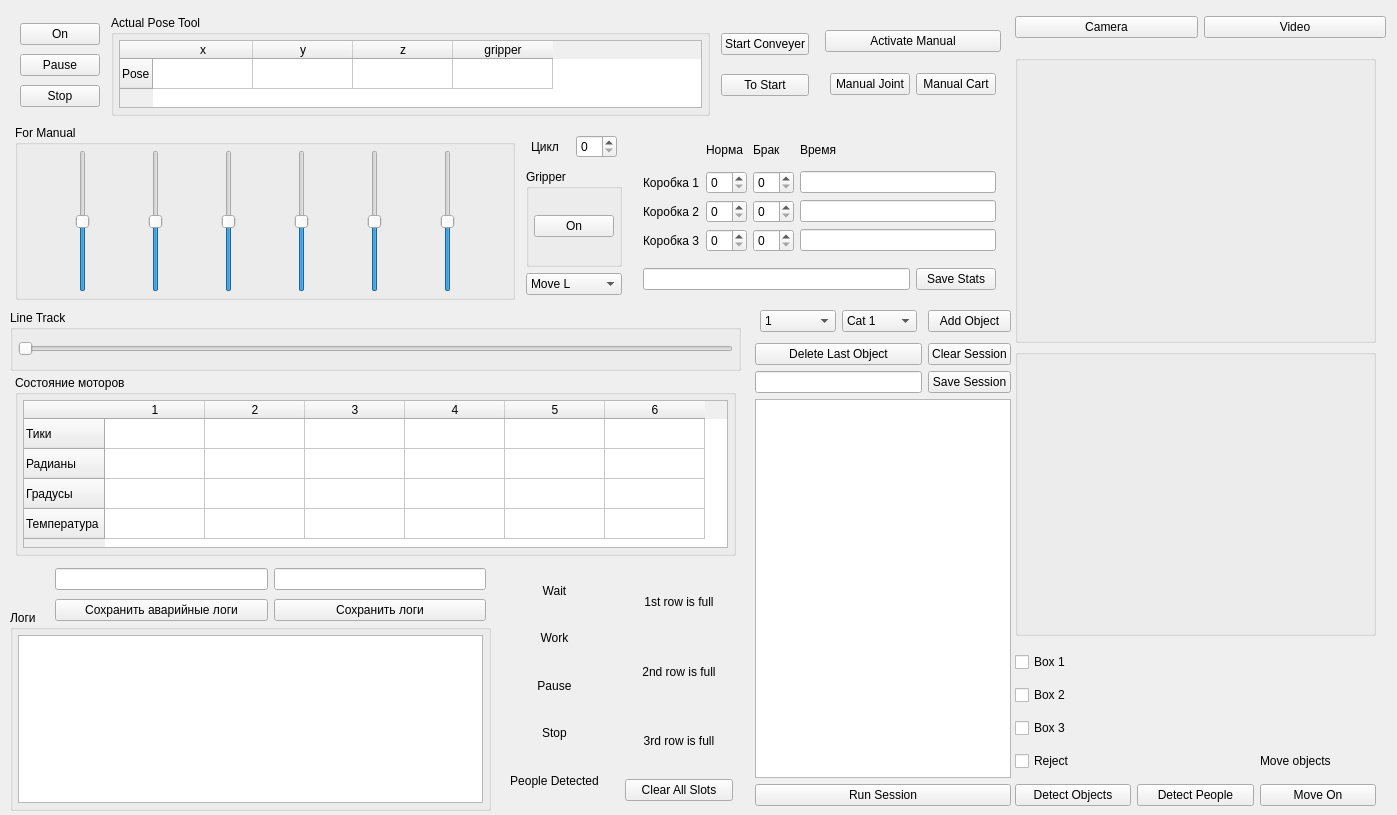
<?xml version="1.0" encoding="UTF-8"?>
<ui version="4.0">
 <class>MainWindow</class>
 <widget class="QMainWindow" name="MainWindow">
  <property name="geometry">
   <rect>
    <x>0</x>
    <y>0</y>
    <width>1397</width>
    <height>815</height>
   </rect>
  </property>
  <property name="windowTitle">
   <string>MainWindow</string>
  </property>
  <widget class="QWidget" name="centralwidget">
   <widget class="QWidget" name="horizontalLayoutWidget">
    <property name="geometry">
     <rect>
      <x>10</x>
      <y>10</y>
      <width>1001</width>
      <height>111</height>
     </rect>
    </property>
    <layout class="QHBoxLayout" name="horizontalLayout">
     <property name="leftMargin">
      <number>5</number>
     </property>
     <property name="topMargin">
      <number>5</number>
     </property>
     <property name="rightMargin">
      <number>5</number>
     </property>
     <property name="bottomMargin">
      <number>5</number>
     </property>
     <item>
      <layout class="QVBoxLayout" name="verticalLayout">
       <property name="leftMargin">
        <number>5</number>
       </property>
       <property name="topMargin">
        <number>5</number>
       </property>
       <property name="rightMargin">
        <number>5</number>
       </property>
       <property name="bottomMargin">
        <number>5</number>
       </property>
       <item>
        <widget class="QPushButton" name="btnOnOff">
         <property name="text">
          <string>On</string>
         </property>
        </widget>
       </item>
       <item>
        <widget class="QPushButton" name="btnPause">
         <property name="text">
          <string>Pause</string>
         </property>
        </widget>
       </item>
       <item>
        <widget class="QPushButton" name="btnStop">
         <property name="text">
          <string>Stop</string>
         </property>
        </widget>
       </item>
      </layout>
     </item>
     <item>
      <widget class="QGroupBox" name="verticalGroupBox_4">
       <property name="title">
        <string>Actual Pose Tool</string>
       </property>
       <layout class="QVBoxLayout" name="verticalLayout_4">
        <property name="leftMargin">
         <number>5</number>
        </property>
        <property name="topMargin">
         <number>5</number>
        </property>
        <property name="rightMargin">
         <number>5</number>
        </property>
        <property name="bottomMargin">
         <number>5</number>
        </property>
        <item>
         <widget class="QTableWidget" name="tableWidget">
          <row>
           <property name="text">
            <string>Pose</string>
           </property>
          </row>
          <column>
           <property name="text">
            <string>x</string>
           </property>
          </column>
          <column>
           <property name="text">
            <string>y</string>
           </property>
          </column>
          <column>
           <property name="text">
            <string>z</string>
           </property>
          </column>
          <column>
           <property name="text">
            <string>gripper</string>
           </property>
          </column>
         </widget>
        </item>
       </layout>
      </widget>
     </item>
     <item>
      <layout class="QVBoxLayout" name="verticalLayout_2">
       <property name="leftMargin">
        <number>5</number>
       </property>
       <property name="topMargin">
        <number>5</number>
       </property>
       <property name="rightMargin">
        <number>5</number>
       </property>
       <property name="bottomMargin">
        <number>5</number>
       </property>
       <item>
        <widget class="QPushButton" name="btnStartConveyer">
         <property name="text">
          <string>Start Conveyer</string>
         </property>
        </widget>
       </item>
       <item>
        <widget class="QPushButton" name="btnToStart">
         <property name="text">
          <string>To Start</string>
         </property>
        </widget>
       </item>
      </layout>
     </item>
     <item>
      <layout class="QVBoxLayout" name="verticalLayout_3">
       <property name="leftMargin">
        <number>5</number>
       </property>
       <property name="topMargin">
        <number>5</number>
       </property>
       <property name="rightMargin">
        <number>5</number>
       </property>
       <property name="bottomMargin">
        <number>5</number>
       </property>
       <item>
        <widget class="QPushButton" name="btnManualJoint_2">
         <property name="text">
          <string>Activate Manual</string>
         </property>
        </widget>
       </item>
       <item>
        <layout class="QHBoxLayout" name="horizontalLayout_8">
         <property name="leftMargin">
          <number>5</number>
         </property>
         <property name="topMargin">
          <number>5</number>
         </property>
         <property name="rightMargin">
          <number>5</number>
         </property>
         <property name="bottomMargin">
          <number>5</number>
         </property>
         <item>
          <widget class="QPushButton" name="btnManualJoint">
           <property name="text">
            <string>Manual Joint</string>
           </property>
          </widget>
         </item>
         <item>
          <widget class="QPushButton" name="btnManualCart">
           <property name="text">
            <string>Manual Cart</string>
           </property>
          </widget>
         </item>
        </layout>
       </item>
      </layout>
     </item>
    </layout>
   </widget>
   <widget class="QWidget" name="horizontalLayoutWidget_2">
    <property name="geometry">
     <rect>
      <x>10</x>
      <y>120</y>
      <width>1001</width>
      <height>185</height>
     </rect>
    </property>
    <layout class="QHBoxLayout" name="horizontalLayout_3">
     <property name="leftMargin">
      <number>5</number>
     </property>
     <property name="topMargin">
      <number>5</number>
     </property>
     <property name="rightMargin">
      <number>5</number>
     </property>
     <property name="bottomMargin">
      <number>5</number>
     </property>
     <item>
      <widget class="QGroupBox" name="horizontalGroupBox_2">
       <property name="minimumSize">
        <size>
         <width>500</width>
         <height>0</height>
        </size>
       </property>
       <property name="title">
        <string>For Manual</string>
       </property>
       <layout class="QHBoxLayout" name="horizontalLayout_2">
        <property name="leftMargin">
         <number>5</number>
        </property>
        <property name="topMargin">
         <number>5</number>
        </property>
        <property name="rightMargin">
         <number>5</number>
        </property>
        <property name="bottomMargin">
         <number>5</number>
        </property>
        <item>
         <widget class="QSlider" name="sldCartX">
          <property name="minimum">
           <number>-50</number>
          </property>
          <property name="maximum">
           <number>50</number>
          </property>
          <property name="orientation">
           <enum>Qt::Vertical</enum>
          </property>
         </widget>
        </item>
        <item>
         <widget class="QSlider" name="sldCartY">
          <property name="minimum">
           <number>-50</number>
          </property>
          <property name="maximum">
           <number>50</number>
          </property>
          <property name="orientation">
           <enum>Qt::Vertical</enum>
          </property>
         </widget>
        </item>
        <item>
         <widget class="QSlider" name="sldCartZ">
          <property name="minimum">
           <number>-50</number>
          </property>
          <property name="maximum">
           <number>50</number>
          </property>
          <property name="orientation">
           <enum>Qt::Vertical</enum>
          </property>
         </widget>
        </item>
        <item>
         <widget class="QSlider" name="sldJointX">
          <property name="minimum">
           <number>-50</number>
          </property>
          <property name="maximum">
           <number>50</number>
          </property>
          <property name="orientation">
           <enum>Qt::Vertical</enum>
          </property>
         </widget>
        </item>
        <item>
         <widget class="QSlider" name="sldJointY">
          <property name="minimum">
           <number>-50</number>
          </property>
          <property name="maximum">
           <number>50</number>
          </property>
          <property name="orientation">
           <enum>Qt::Vertical</enum>
          </property>
         </widget>
        </item>
        <item>
         <widget class="QSlider" name="sldJointZ">
          <property name="minimum">
           <number>-50</number>
          </property>
          <property name="maximum">
           <number>50</number>
          </property>
          <property name="orientation">
           <enum>Qt::Vertical</enum>
          </property>
         </widget>
        </item>
       </layout>
      </widget>
     </item>
     <item>
      <layout class="QVBoxLayout" name="verticalLayout_5">
       <property name="leftMargin">
        <number>5</number>
       </property>
       <property name="topMargin">
        <number>5</number>
       </property>
       <property name="rightMargin">
        <number>5</number>
       </property>
       <property name="bottomMargin">
        <number>5</number>
       </property>
       <item>
        <layout class="QHBoxLayout" name="horizontalLayout_4">
         <property name="leftMargin">
          <number>5</number>
         </property>
         <property name="topMargin">
          <number>5</number>
         </property>
         <property name="rightMargin">
          <number>5</number>
         </property>
         <property name="bottomMargin">
          <number>5</number>
         </property>
         <item>
          <widget class="QLabel" name="label">
           <property name="text">
            <string>Цикл</string>
           </property>
          </widget>
         </item>
         <item>
          <widget class="QSpinBox" name="sbCycle"/>
         </item>
        </layout>
       </item>
       <item>
        <widget class="QGroupBox" name="verticalGroupBox_5">
         <property name="title">
          <string>Gripper</string>
         </property>
         <layout class="QVBoxLayout" name="verticalLayout_6">
          <property name="leftMargin">
           <number>5</number>
          </property>
          <property name="topMargin">
           <number>5</number>
          </property>
          <property name="rightMargin">
           <number>5</number>
          </property>
          <property name="bottomMargin">
           <number>5</number>
          </property>
          <item>
           <widget class="QPushButton" name="btnGripperOn">
            <property name="text">
             <string>On</string>
            </property>
           </widget>
          </item>
         </layout>
        </widget>
       </item>
       <item>
        <widget class="QComboBox" name="comboBox">
         <item>
          <property name="text">
           <string>Move L</string>
          </property>
         </item>
         <item>
          <property name="text">
           <string>Move J</string>
          </property>
         </item>
         <item>
          <property name="text">
           <string>Move C</string>
          </property>
         </item>
        </widget>
       </item>
      </layout>
     </item>
     <item>
      <layout class="QVBoxLayout" name="verticalLayout_7">
       <property name="leftMargin">
        <number>5</number>
       </property>
       <property name="topMargin">
        <number>5</number>
       </property>
       <property name="rightMargin">
        <number>5</number>
       </property>
       <property name="bottomMargin">
        <number>5</number>
       </property>
       <item>
        <layout class="QGridLayout" name="gridLayout">
         <property name="leftMargin">
          <number>5</number>
         </property>
         <property name="topMargin">
          <number>5</number>
         </property>
         <property name="rightMargin">
          <number>5</number>
         </property>
         <property name="bottomMargin">
          <number>5</number>
         </property>
         <item row="2" column="1">
          <widget class="QSpinBox" name="sbB12"/>
         </item>
         <item row="1" column="3">
          <widget class="QLineEdit" name="leTime1"/>
         </item>
         <item row="1" column="0">
          <widget class="QLabel" name="label_2">
           <property name="text">
            <string>Коробка 1</string>
           </property>
          </widget>
         </item>
         <item row="3" column="2">
          <widget class="QSpinBox" name="sbB23"/>
         </item>
         <item row="0" column="1">
          <widget class="QLabel" name="label_5">
           <property name="text">
            <string>Норма</string>
           </property>
          </widget>
         </item>
         <item row="0" column="2">
          <widget class="QLabel" name="label_6">
           <property name="text">
            <string>Брак</string>
           </property>
          </widget>
         </item>
         <item row="2" column="3">
          <widget class="QLineEdit" name="leTime2"/>
         </item>
         <item row="1" column="2">
          <widget class="QSpinBox" name="sbB21"/>
         </item>
         <item row="1" column="1">
          <widget class="QSpinBox" name="sbB11"/>
         </item>
         <item row="0" column="3">
          <widget class="QLabel" name="label_8">
           <property name="text">
            <string>Время</string>
           </property>
          </widget>
         </item>
         <item row="3" column="1">
          <widget class="QSpinBox" name="sbB13"/>
         </item>
         <item row="3" column="3">
          <widget class="QLineEdit" name="leTime3"/>
         </item>
         <item row="2" column="0">
          <widget class="QLabel" name="label_3">
           <property name="text">
            <string>Коробка 2</string>
           </property>
          </widget>
         </item>
         <item row="3" column="0">
          <widget class="QLabel" name="label_4">
           <property name="text">
            <string>Коробка 3</string>
           </property>
          </widget>
         </item>
         <item row="2" column="2">
          <widget class="QSpinBox" name="sbB22"/>
         </item>
        </layout>
       </item>
       <item>
        <layout class="QHBoxLayout" name="horizontalLayout_5">
         <property name="leftMargin">
          <number>5</number>
         </property>
         <property name="topMargin">
          <number>5</number>
         </property>
         <property name="rightMargin">
          <number>5</number>
         </property>
         <property name="bottomMargin">
          <number>5</number>
         </property>
         <item>
          <widget class="QLineEdit" name="leSaveStats"/>
         </item>
         <item>
          <widget class="QPushButton" name="btnSaveStats">
           <property name="text">
            <string>Save Stats</string>
           </property>
          </widget>
         </item>
        </layout>
       </item>
      </layout>
     </item>
    </layout>
   </widget>
   <widget class="QGroupBox" name="verticalGroupBox_6">
    <property name="geometry">
     <rect>
      <x>10</x>
      <y>310</y>
      <width>731</width>
      <height>61</height>
     </rect>
    </property>
    <property name="title">
     <string>Line Track</string>
    </property>
    <layout class="QVBoxLayout" name="verticalLayout_8">
     <property name="leftMargin">
      <number>5</number>
     </property>
     <property name="topMargin">
      <number>5</number>
     </property>
     <property name="rightMargin">
      <number>5</number>
     </property>
     <property name="bottomMargin">
      <number>5</number>
     </property>
     <item>
      <widget class="QSlider" name="sldLineTrack">
       <property name="maximum">
        <number>10</number>
       </property>
       <property name="orientation">
        <enum>Qt::Horizontal</enum>
       </property>
      </widget>
     </item>
    </layout>
   </widget>
   <widget class="QWidget" name="horizontalLayoutWidget_5">
    <property name="geometry">
     <rect>
      <x>10</x>
      <y>370</y>
      <width>731</width>
      <height>191</height>
     </rect>
    </property>
    <layout class="QHBoxLayout" name="horizontalLayout_6">
     <property name="leftMargin">
      <number>5</number>
     </property>
     <property name="topMargin">
      <number>5</number>
     </property>
     <property name="rightMargin">
      <number>5</number>
     </property>
     <property name="bottomMargin">
      <number>5</number>
     </property>
     <item>
      <widget class="QGroupBox" name="horizontalGroupBox_6">
       <property name="title">
        <string>Состояние моторов</string>
       </property>
       <layout class="QHBoxLayout" name="horizontalLayout_7">
        <property name="leftMargin">
         <number>5</number>
        </property>
        <property name="topMargin">
         <number>5</number>
        </property>
        <property name="rightMargin">
         <number>5</number>
        </property>
        <property name="bottomMargin">
         <number>5</number>
        </property>
        <item>
         <widget class="QTableWidget" name="tableWidget_2">
          <row>
           <property name="text">
            <string>Тики</string>
           </property>
          </row>
          <row>
           <property name="text">
            <string>Радианы</string>
           </property>
          </row>
          <row>
           <property name="text">
            <string>Градусы</string>
           </property>
          </row>
          <row>
           <property name="text">
            <string>Температура</string>
           </property>
          </row>
          <column>
           <property name="text">
            <string>1</string>
           </property>
          </column>
          <column>
           <property name="text">
            <string>2</string>
           </property>
          </column>
          <column>
           <property name="text">
            <string>3</string>
           </property>
          </column>
          <column>
           <property name="text">
            <string>4</string>
           </property>
          </column>
          <column>
           <property name="text">
            <string>5</string>
           </property>
          </column>
          <column>
           <property name="text">
            <string>6</string>
           </property>
          </column>
         </widget>
        </item>
       </layout>
      </widget>
     </item>
    </layout>
   </widget>
   <widget class="QGroupBox" name="verticalGroupBox_8">
    <property name="geometry">
     <rect>
      <x>10</x>
      <y>610</y>
      <width>481</width>
      <height>201</height>
     </rect>
    </property>
    <property name="title">
     <string>Логи</string>
    </property>
    <layout class="QVBoxLayout" name="verticalLayout_11">
     <property name="leftMargin">
      <number>5</number>
     </property>
     <property name="topMargin">
      <number>5</number>
     </property>
     <property name="rightMargin">
      <number>5</number>
     </property>
     <property name="bottomMargin">
      <number>5</number>
     </property>
     <item>
      <widget class="QListView" name="LVLogs"/>
     </item>
    </layout>
   </widget>
   <widget class="QWidget" name="gridLayoutWidget_2">
    <property name="geometry">
     <rect>
      <x>50</x>
      <y>560</y>
      <width>441</width>
      <height>71</height>
     </rect>
    </property>
    <layout class="QGridLayout" name="gridLayout_2">
     <property name="leftMargin">
      <number>5</number>
     </property>
     <property name="topMargin">
      <number>5</number>
     </property>
     <property name="rightMargin">
      <number>5</number>
     </property>
     <property name="bottomMargin">
      <number>5</number>
     </property>
     <item row="0" column="1">
      <widget class="QLineEdit" name="leLogs"/>
     </item>
     <item row="0" column="0">
      <widget class="QLineEdit" name="leEmergancyLogs"/>
     </item>
     <item row="1" column="1">
      <widget class="QPushButton" name="btnSaveLogs">
       <property name="text">
        <string>Сохранить логи</string>
       </property>
      </widget>
     </item>
     <item row="1" column="0">
      <widget class="QPushButton" name="btnSaveELogs">
       <property name="text">
        <string>Сохранить аварийные логи</string>
       </property>
      </widget>
     </item>
    </layout>
   </widget>
   <widget class="QWidget" name="gridLayoutWidget_4">
    <property name="geometry">
     <rect>
      <x>1010</x>
      <y>10</y>
      <width>381</width>
      <height>35</height>
     </rect>
    </property>
    <layout class="QGridLayout" name="gridLayout_4">
     <property name="leftMargin">
      <number>5</number>
     </property>
     <property name="topMargin">
      <number>5</number>
     </property>
     <property name="rightMargin">
      <number>5</number>
     </property>
     <property name="bottomMargin">
      <number>5</number>
     </property>
     <item row="0" column="1">
      <widget class="QPushButton" name="pushButton_2">
       <property name="text">
        <string>Video</string>
       </property>
      </widget>
     </item>
     <item row="0" column="0">
      <widget class="QPushButton" name="pushButton">
       <property name="text">
        <string>Camera</string>
       </property>
      </widget>
     </item>
    </layout>
   </widget>
   <widget class="QWidget" name="verticalLayoutWidget_7">
    <property name="geometry">
     <rect>
      <x>1010</x>
      <y>50</y>
      <width>371</width>
      <height>591</height>
     </rect>
    </property>
    <layout class="QVBoxLayout" name="verticalLayout_12">
     <property name="leftMargin">
      <number>5</number>
     </property>
     <property name="topMargin">
      <number>5</number>
     </property>
     <property name="rightMargin">
      <number>5</number>
     </property>
     <property name="bottomMargin">
      <number>5</number>
     </property>
     <item>
      <widget class="QGroupBox" name="verticalGroupBox_7">
       <layout class="QVBoxLayout" name="verticalLayout_10">
        <property name="leftMargin">
         <number>5</number>
        </property>
        <property name="topMargin">
         <number>5</number>
        </property>
        <property name="rightMargin">
         <number>5</number>
        </property>
        <property name="bottomMargin">
         <number>5</number>
        </property>
        <item>
         <widget class="QLabel" name="label_16">
          <property name="text">
           <string/>
          </property>
         </widget>
        </item>
       </layout>
      </widget>
     </item>
     <item>
      <widget class="QGroupBox" name="verticalGroupBox_9">
       <layout class="QVBoxLayout" name="verticalLayout_13">
        <property name="leftMargin">
         <number>5</number>
        </property>
        <property name="topMargin">
         <number>5</number>
        </property>
        <property name="rightMargin">
         <number>5</number>
        </property>
        <property name="bottomMargin">
         <number>5</number>
        </property>
        <item>
         <widget class="QLabel" name="label_17">
          <property name="text">
           <string/>
          </property>
         </widget>
        </item>
       </layout>
      </widget>
     </item>
    </layout>
   </widget>
   <widget class="QWidget" name="gridLayoutWidget_5">
    <property name="geometry">
     <rect>
      <x>1010</x>
      <y>640</y>
      <width>371</width>
      <height>181</height>
     </rect>
    </property>
    <layout class="QGridLayout" name="gridLayout_5">
     <property name="leftMargin">
      <number>5</number>
     </property>
     <property name="topMargin">
      <number>5</number>
     </property>
     <property name="rightMargin">
      <number>5</number>
     </property>
     <property name="bottomMargin">
      <number>5</number>
     </property>
     <item row="2" column="0">
      <widget class="QCheckBox" name="checkBox_3">
       <property name="text">
        <string>Box 3</string>
       </property>
      </widget>
     </item>
     <item row="4" column="0">
      <widget class="QPushButton" name="pushButton_4">
       <property name="text">
        <string>Detect Objects</string>
       </property>
      </widget>
     </item>
     <item row="4" column="1">
      <widget class="QPushButton" name="pushButton_5">
       <property name="text">
        <string>Detect People</string>
       </property>
      </widget>
     </item>
     <item row="0" column="0">
      <widget class="QCheckBox" name="checkBox">
       <property name="text">
        <string>Box 1</string>
       </property>
      </widget>
     </item>
     <item row="1" column="0">
      <widget class="QCheckBox" name="checkBox_2">
       <property name="text">
        <string>Box 2</string>
       </property>
      </widget>
     </item>
     <item row="3" column="0">
      <widget class="QCheckBox" name="checkBox_4">
       <property name="text">
        <string>Reject</string>
       </property>
      </widget>
     </item>
     <item row="4" column="2">
      <widget class="QPushButton" name="pushButton_6">
       <property name="text">
        <string>Move On</string>
       </property>
      </widget>
     </item>
     <item row="3" column="2">
      <widget class="QLabel" name="label_18">
       <property name="text">
        <string>Move objects</string>
       </property>
      </widget>
     </item>
    </layout>
   </widget>
   <widget class="QWidget" name="layoutWidget">
    <property name="geometry">
     <rect>
      <x>750</x>
      <y>300</y>
      <width>266</width>
      <height>511</height>
     </rect>
    </property>
    <layout class="QGridLayout" name="gridLayout_3">
     <property name="leftMargin">
      <number>5</number>
     </property>
     <property name="topMargin">
      <number>5</number>
     </property>
     <property name="rightMargin">
      <number>5</number>
     </property>
     <property name="bottomMargin">
      <number>5</number>
     </property>
     <item row="5" column="0" colspan="2">
      <widget class="QPushButton" name="btnRunSession">
       <property name="text">
        <string>Run Session</string>
       </property>
      </widget>
     </item>
     <item row="1" column="0">
      <layout class="QHBoxLayout" name="horizontalLayout_9">
       <property name="leftMargin">
        <number>5</number>
       </property>
       <property name="topMargin">
        <number>5</number>
       </property>
       <property name="rightMargin">
        <number>5</number>
       </property>
       <property name="bottomMargin">
        <number>5</number>
       </property>
       <item>
        <widget class="QComboBox" name="cbPlace">
         <property name="minimumSize">
          <size>
           <width>0</width>
           <height>0</height>
          </size>
         </property>
         <item>
          <property name="text">
           <string>1</string>
          </property>
         </item>
         <item>
          <property name="text">
           <string>2</string>
          </property>
         </item>
         <item>
          <property name="text">
           <string>3</string>
          </property>
         </item>
         <item>
          <property name="text">
           <string>4</string>
          </property>
         </item>
         <item>
          <property name="text">
           <string>5</string>
          </property>
         </item>
         <item>
          <property name="text">
           <string>6</string>
          </property>
         </item>
         <item>
          <property name="text">
           <string>7</string>
          </property>
         </item>
         <item>
          <property name="text">
           <string>8</string>
          </property>
         </item>
         <item>
          <property name="text">
           <string>9</string>
          </property>
         </item>
        </widget>
       </item>
       <item>
        <widget class="QComboBox" name="cbObject">
         <property name="minimumSize">
          <size>
           <width>0</width>
           <height>0</height>
          </size>
         </property>
         <item>
          <property name="text">
           <string>Cat 1</string>
          </property>
         </item>
         <item>
          <property name="text">
           <string>Cat 2</string>
          </property>
         </item>
         <item>
          <property name="text">
           <string>Cat 3</string>
          </property>
         </item>
         <item>
          <property name="text">
           <string>Reject</string>
          </property>
         </item>
        </widget>
       </item>
      </layout>
     </item>
     <item row="1" column="1">
      <widget class="QPushButton" name="btnAddObject">
       <property name="text">
        <string>Add Object</string>
       </property>
      </widget>
     </item>
     <item row="4" column="0" colspan="2">
      <widget class="QListView" name="lvSession"/>
     </item>
     <item row="3" column="1">
      <widget class="QPushButton" name="btnSaveSession">
       <property name="text">
        <string>Save Session</string>
       </property>
      </widget>
     </item>
     <item row="2" column="0">
      <widget class="QPushButton" name="btnDeleteLast">
       <property name="text">
        <string>Delete Last Object</string>
       </property>
      </widget>
     </item>
     <item row="3" column="0">
      <widget class="QLineEdit" name="leSessionPath"/>
     </item>
     <item row="2" column="1">
      <widget class="QPushButton" name="btnClearSession">
       <property name="text">
        <string>Clear Session</string>
       </property>
      </widget>
     </item>
    </layout>
   </widget>
   <widget class="QWidget" name="">
    <property name="geometry">
     <rect>
      <x>490</x>
      <y>560</y>
      <width>253</width>
      <height>251</height>
     </rect>
    </property>
    <layout class="QHBoxLayout" name="horizontalLayout_10">
     <property name="leftMargin">
      <number>5</number>
     </property>
     <property name="topMargin">
      <number>5</number>
     </property>
     <property name="rightMargin">
      <number>5</number>
     </property>
     <property name="bottomMargin">
      <number>5</number>
     </property>
     <item>
      <layout class="QVBoxLayout" name="verticalLayout_9">
       <property name="leftMargin">
        <number>5</number>
       </property>
       <property name="topMargin">
        <number>5</number>
       </property>
       <property name="rightMargin">
        <number>5</number>
       </property>
       <property name="bottomMargin">
        <number>5</number>
       </property>
       <item>
        <widget class="QLabel" name="label_10">
         <property name="text">
          <string>Wait</string>
         </property>
         <property name="alignment">
          <set>Qt::AlignCenter</set>
         </property>
        </widget>
       </item>
       <item>
        <widget class="QLabel" name="label_11">
         <property name="text">
          <string>Work</string>
         </property>
         <property name="alignment">
          <set>Qt::AlignCenter</set>
         </property>
        </widget>
       </item>
       <item>
        <widget class="QLabel" name="label_12">
         <property name="text">
          <string>Pause</string>
         </property>
         <property name="alignment">
          <set>Qt::AlignCenter</set>
         </property>
        </widget>
       </item>
       <item>
        <widget class="QLabel" name="label_13">
         <property name="text">
          <string>Stop</string>
         </property>
         <property name="alignment">
          <set>Qt::AlignCenter</set>
         </property>
        </widget>
       </item>
       <item>
        <widget class="QLabel" name="lPeopleDetected">
         <property name="enabled">
          <bool>true</bool>
         </property>
         <property name="styleSheet">
          <string notr="true"/>
         </property>
         <property name="text">
          <string>People Detected</string>
         </property>
         <property name="alignment">
          <set>Qt::AlignCenter</set>
         </property>
        </widget>
       </item>
      </layout>
     </item>
     <item>
      <layout class="QVBoxLayout" name="verticalLayout_14">
       <property name="leftMargin">
        <number>5</number>
       </property>
       <property name="topMargin">
        <number>5</number>
       </property>
       <property name="rightMargin">
        <number>5</number>
       </property>
       <property name="bottomMargin">
        <number>5</number>
       </property>
       <item>
        <widget class="QLabel" name="lRow1">
         <property name="text">
          <string>1st row is full</string>
         </property>
         <property name="alignment">
          <set>Qt::AlignCenter</set>
         </property>
        </widget>
       </item>
       <item>
        <widget class="QLabel" name="lRow2">
         <property name="text">
          <string>2nd row is full</string>
         </property>
         <property name="alignment">
          <set>Qt::AlignCenter</set>
         </property>
        </widget>
       </item>
       <item>
        <widget class="QLabel" name="lRow3">
         <property name="text">
          <string>3rd row is full</string>
         </property>
         <property name="alignment">
          <set>Qt::AlignCenter</set>
         </property>
        </widget>
       </item>
       <item>
        <widget class="QPushButton" name="btnClearAllSlots">
         <property name="text">
          <string>Clear All Slots</string>
         </property>
        </widget>
       </item>
      </layout>
     </item>
    </layout>
   </widget>
  </widget>
 </widget>
 <resources/>
 <connections/>
</ui>
